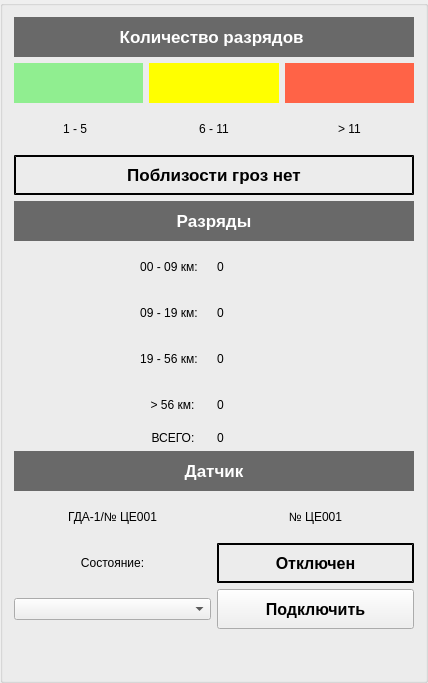
           <widget class="QGroupBox" name="groupBox_4">
            <property name="minimumSize">
             <size>
              <width>400</width>
              <height>600</height>
             </size>
            </property>
            <property name="maximumSize">
             <size>
              <width>540</width>
              <height>16777215</height>
             </size>
            </property>
            <property name="title">
             <string/>
            </property>
            <layout class="QVBoxLayout" name="verticalLayout_6">
             <item>
              <layout class="QGridLayout" name="gridLayout_13">
               <item row="1" column="0">
                <widget class="QLabel" name="label_9">
                 <property name="minimumSize">
                  <size>
                   <width>100</width>
                   <height>40</height>
                  </size>
                 </property>
                 <property name="maximumSize">
                  <size>
                   <width>16777215</width>
                   <height>40</height>
                  </size>
                 </property>
                 <property name="styleSheet">
                  <string notr="true">background-color: lightgreen</string>
                 </property>
                 <property name="text">
                  <string/>
                 </property>
                </widget>
               </item>
               <item row="1" column="2">
                <widget class="QLabel" name="label_11">
                 <property name="minimumSize">
                  <size>
                   <width>100</width>
                   <height>40</height>
                  </size>
                 </property>
                 <property name="maximumSize">
                  <size>
                   <width>16777215</width>
                   <height>40</height>
                  </size>
                 </property>
                 <property name="styleSheet">
                  <string notr="true">background-color: tomato;</string>
                 </property>
                 <property name="text">
                  <string/>
                 </property>
                </widget>
               </item>
               <item row="1" column="1">
                <widget class="QLabel" name="label_10">
                 <property name="minimumSize">
                  <size>
                   <width>100</width>
                   <height>40</height>
                  </size>
                 </property>
                 <property name="maximumSize">
                  <size>
                   <width>16777215</width>
                   <height>40</height>
                  </size>
                 </property>
                 <property name="styleSheet">
                  <string notr="true">background-color: yellow;</string>
                 </property>
                 <property name="text">
                  <string/>
                 </property>
                </widget>
               </item>
               <item row="0" column="0" colspan="3">
                <widget class="QLabel" name="label_8">
                 <property name="minimumSize">
                  <size>
                   <width>400</width>
                   <height>40</height>
                  </size>
                 </property>
                 <property name="maximumSize">
                  <size>
                   <width>34545</width>
                   <height>40</height>
                  </size>
                 </property>
                 <property name="font">
                  <font>
                   <pointsize>13</pointsize>
                   <weight>75</weight>
                   <italic>false</italic>
                   <bold>true</bold>
                  </font>
                 </property>
                 <property name="styleSheet">
                  <string notr="true">background-color: dimgrey; color: white; font: bold; </string>
                 </property>
                 <property name="text">
                  <string>Количество разрядов </string>
                 </property>
                 <property name="alignment">
                  <set>Qt::AlignCenter</set>
                 </property>
                </widget>
               </item>
               <item row="2" column="0">
                <widget class="QLabel" name="label_12">
                 <property name="minimumSize">
                  <size>
                   <width>40</width>
                   <height>40</height>
                  </size>
                 </property>
                 <property name="maximumSize">
                  <size>
                   <width>16777215</width>
                   <height>40</height>
                  </size>
                 </property>
                 <property name="text">
                  <string>1 - 5  </string>
                 </property>
                 <property name="alignment">
                  <set>Qt::AlignCenter</set>
                 </property>
                </widget>
               </item>
               <item row="2" column="1">
                <widget class="QLabel" name="label_13">
                 <property name="minimumSize">
                  <size>
                   <width>40</width>
                   <height>40</height>
                  </size>
                 </property>
                 <property name="maximumSize">
                  <size>
                   <width>16777215</width>
                   <height>40</height>
                  </size>
                 </property>
                 <property name="text">
                  <string>6 - 11</string>
                 </property>
                 <property name="alignment">
                  <set>Qt::AlignCenter</set>
                 </property>
                </widget>
               </item>
               <item row="2" column="2">
                <widget class="QLabel" name="label_14">
                 <property name="minimumSize">
                  <size>
                   <width>40</width>
                   <height>40</height>
                  </size>
                 </property>
                 <property name="maximumSize">
                  <size>
                   <width>16777215</width>
                   <height>40</height>
                  </size>
                 </property>
                 <property name="text">
                  <string>&gt; 11</string>
                 </property>
                 <property name="alignment">
                  <set>Qt::AlignCenter</set>
                 </property>
                </widget>
               </item>
              </layout>
             </item>
             <item>
              <widget class="QLabel" name="lb_status">
               <property name="minimumSize">
                <size>
                 <width>0</width>
                 <height>40</height>
                </size>
               </property>
               <property name="maximumSize">
                <size>
                 <width>16777215</width>
                 <height>40</height>
                </size>
               </property>
               <property name="font">
                <font>
                 <pointsize>13</pointsize>
                 <weight>75</weight>
                 <bold>true</bold>
                </font>
               </property>
               <property name="styleSheet">
                <string notr="true">border-style: outset; border-width: 2px;</string>
               </property>
               <property name="text">
                <string>Поблизости гроз нет</string>
               </property>
               <property name="alignment">
                <set>Qt::AlignCenter</set>
               </property>
              </widget>
             </item>
             <item>
              <layout class="QGridLayout" name="gridLayout_14">
               <item row="3" column="0">
                <widget class="QLabel" name="label_19">
                 <property name="minimumSize">
                  <size>
                   <width>0</width>
                   <height>40</height>
                  </size>
                 </property>
                 <property name="maximumSize">
                  <size>
                   <width>16777215</width>
                   <height>40</height>
                  </size>
                 </property>
                 <property name="sizeIncrement">
                  <size>
                   <width>0</width>
                   <height>40</height>
                  </size>
                 </property>
                 <property name="text">
                  <string>19 - 56 км:    </string>
                 </property>
                 <property name="alignment">
                  <set>Qt::AlignRight|Qt::AlignTrailing|Qt::AlignVCenter</set>
                 </property>
                </widget>
               </item>
               <item row="6" column="0" colspan="2">
                <widget class="QLabel" name="label_26">
                 <property name="minimumSize">
                  <size>
                   <width>0</width>
                   <height>40</height>
                  </size>
                 </property>
                 <property name="sizeIncrement">
                  <size>
                   <width>0</width>
                   <height>40</height>
                  </size>
                 </property>
                 <property name="font">
                  <font>
                   <pointsize>13</pointsize>
                   <weight>75</weight>
                   <italic>false</italic>
                   <bold>true</bold>
                  </font>
                 </property>
                 <property name="styleSheet">
                  <string notr="true">background-color: dimgrey; color: white; font: bold; </string>
                 </property>
                 <property name="text">
                  <string>Датчик</string>
                 </property>
                 <property name="alignment">
                  <set>Qt::AlignCenter</set>
                 </property>
                </widget>
               </item>
               <item row="5" column="1">
                <widget class="QLabel" name="lb_zona_sum">
                 <property name="text">
                  <string>0</string>
                 </property>
                </widget>
               </item>
               <item row="5" column="0">
                <widget class="QLabel" name="label_25">
                 <property name="text">
                  <string>ВСЕГО:     </string>
                 </property>
                 <property name="alignment">
                  <set>Qt::AlignRight|Qt::AlignTrailing|Qt::AlignVCenter</set>
                 </property>
                </widget>
               </item>
               <item row="4" column="0">
                <widget class="QLabel" name="label_20">
                 <property name="minimumSize">
                  <size>
                   <width>0</width>
                   <height>40</height>
                  </size>
                 </property>
                 <property name="text">
                  <string>&gt; 56 км:     </string>
                 </property>
                 <property name="alignment">
                  <set>Qt::AlignRight|Qt::AlignTrailing|Qt::AlignVCenter</set>
                 </property>
                </widget>
               </item>
               <item row="1" column="0">
                <widget class="QLabel" name="label_17">
                 <property name="minimumSize">
                  <size>
                   <width>0</width>
                   <height>40</height>
                  </size>
                 </property>
                 <property name="text">
                  <string>00 - 09 км:    </string>
                 </property>
                 <property name="alignment">
                  <set>Qt::AlignRight|Qt::AlignTrailing|Qt::AlignVCenter</set>
                 </property>
                </widget>
               </item>
               <item row="2" column="1">
                <widget class="QLabel" name="lb_zona2">
                 <property name="text">
                  <string>0</string>
                 </property>
                </widget>
               </item>
               <item row="3" column="1">
                <widget class="QLabel" name="lb_zona3">
                 <property name="maximumSize">
                  <size>
                   <width>16777215</width>
                   <height>40</height>
                  </size>
                 </property>
                 <property name="sizeIncrement">
                  <size>
                   <width>0</width>
                   <height>40</height>
                  </size>
                 </property>
                 <property name="text">
                  <string>0</string>
                 </property>
                </widget>
               </item>
               <item row="4" column="1">
                <widget class="QLabel" name="lb_zona4">
                 <property name="text">
                  <string>0</string>
                 </property>
                </widget>
               </item>
               <item row="2" column="0">
                <widget class="QLabel" name="label_18">
                 <property name="minimumSize">
                  <size>
                   <width>0</width>
                   <height>40</height>
                  </size>
                 </property>
                 <property name="text">
                  <string>09 - 19 км:    </string>
                 </property>
                 <property name="alignment">
                  <set>Qt::AlignRight|Qt::AlignTrailing|Qt::AlignVCenter</set>
                 </property>
                </widget>
               </item>
               <item row="7" column="0">
                <widget class="QLabel" name="label_27">
                 <property name="minimumSize">
                  <size>
                   <width>0</width>
                   <height>40</height>
                  </size>
                 </property>
                 <property name="text">
                  <string>ГДА-1/№ ЦЕ001</string>
                 </property>
                 <property name="alignment">
                  <set>Qt::AlignCenter</set>
                 </property>
                </widget>
               </item>
               <item row="1" column="1">
                <widget class="QLabel" name="lb_zona1">
                 <property name="text">
                  <string>0</string>
                 </property>
                </widget>
               </item>
               <item row="0" column="0" colspan="2">
                <widget class="QLabel" name="label_16">
                 <property name="minimumSize">
                  <size>
                   <width>400</width>
                   <height>40</height>
                  </size>
                 </property>
                 <property name="maximumSize">
                  <size>
                   <width>16777215</width>
                   <height>40</height>
                  </size>
                 </property>
                 <property name="font">
                  <font>
                   <pointsize>13</pointsize>
                   <weight>75</weight>
                   <italic>false</italic>
                   <bold>true</bold>
                  </font>
                 </property>
                 <property name="styleSheet">
                  <string notr="true">background-color: dimgrey; color: white; font: bold; </string>
                 </property>
                 <property name="text">
                  <string>Разряды</string>
                 </property>
                 <property name="alignment">
                  <set>Qt::AlignCenter</set>
                 </property>
                </widget>
               </item>
               <item row="8" column="0">
                <widget class="QLabel" name="label_28">
                 <property name="minimumSize">
                  <size>
                   <width>0</width>
                   <height>40</height>
                  </size>
                 </property>
                 <property name="maximumSize">
                  <size>
                   <width>16777215</width>
                   <height>12534</height>
                  </size>
                 </property>
                 <property name="sizeIncrement">
                  <size>
                   <width>0</width>
                   <height>40</height>
                  </size>
                 </property>
                 <property name="text">
                  <string>Состояние:</string>
                 </property>
                 <property name="alignment">
                  <set>Qt::AlignCenter</set>
                 </property>
                </widget>
               </item>
               <item row="8" column="1">
                <widget class="QLabel" name="lb_infoGroz">
                 <property name="minimumSize">
                  <size>
                   <width>0</width>
                   <height>40</height>
                  </size>
                 </property>
                 <property name="maximumSize">
                  <size>
                   <width>16777215</width>
                   <height>40</height>
                  </size>
                 </property>
                 <property name="sizeIncrement">
                  <size>
                   <width>0</width>
                   <height>40</height>
                  </size>
                 </property>
                 <property name="baseSize">
                  <size>
                   <width>0</width>
                   <height>40</height>
                  </size>
                 </property>
                 <property name="font">
                  <font>
                   <pointsize>12</pointsize>
                   <weight>75</weight>
                   <bold>true</bold>
                  </font>
                 </property>
                 <property name="styleSheet">
                  <string notr="true">border-style: outset; border-width: 2px;</string>
                 </property>
                 <property name="text">
                  <string>Отключен</string>
                 </property>
                 <property name="alignment">
                  <set>Qt::AlignCenter</set>
                 </property>
                </widget>
               </item>
               <item row="9" column="0">
                <widget class="QComboBox" name="comboBox_port_groz"/>
               </item>
               <item row="7" column="1">
                <widget class="QLabel" name="label_23">
                 <property name="text">
                  <string>№ ЦЕ001</string>
                 </property>
                 <property name="alignment">
                  <set>Qt::AlignCenter</set>
                 </property>
                </widget>
               </item>
               <item row="9" column="1">
                <widget class="QPushButton" name="pushButton_connect_groz">
                 <property name="minimumSize">
                  <size>
                   <width>0</width>
                   <height>40</height>
                  </size>
                 </property>
                 <property name="font">
                  <font>
                   <pointsize>12</pointsize>
                   <weight>75</weight>
                   <bold>true</bold>
                  </font>
                 </property>
                 <property name="text">
                  <string>Подключить</string>
                 </property>
                </widget>
               </item>
              </layout>
             </item>
             <item>
              <spacer name="verticalSpacer_2">
               <property name="orientation">
                <enum>Qt::Vertical</enum>
               </property>
               <property name="sizeHint" stdset="0">
                <size>
                 <width>20</width>
                 <height>40</height>
                </size>
               </property>
              </spacer>
             </item>
            </layout>
           </widget>
